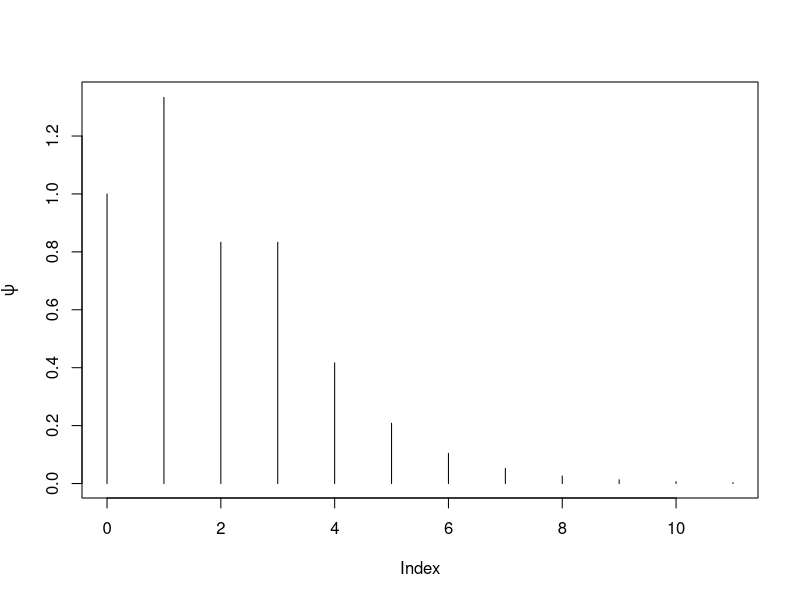
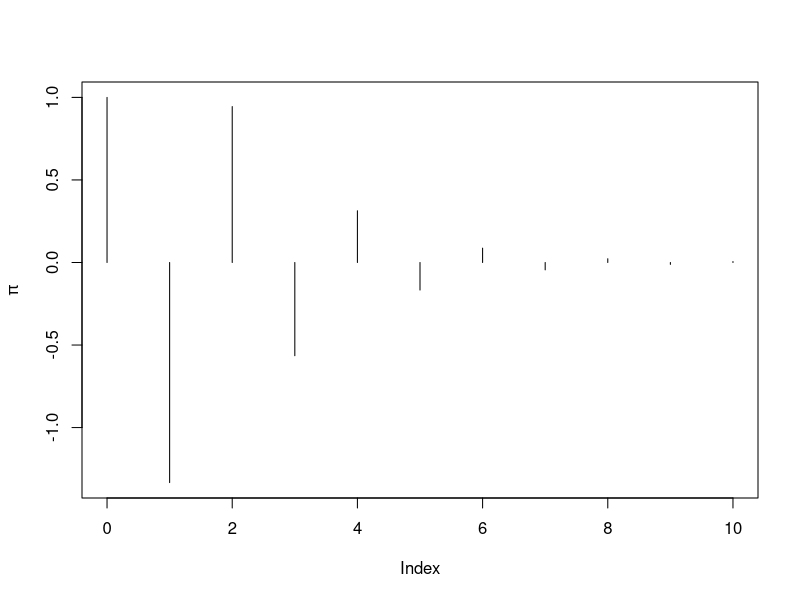

Recreate these plots in R, in order.
## ---- chunk 1
knitr::opts_knit$set(root.dir = 'C:/Users/neide/Documents/GitHub/BEwebinar/Data')
## ---- chunk 2
psi <- c(1,4/3,5/6,(10/3)*(1/2)^seq(2,10))
plot(ts(psi,start=0),type="h",xlab="Index",ylab=expression(psi))
## ---- chunk 3
pi <- c(1,-4/3)
for(j in 2:10)
{
  pi <- c(pi,(-5/6)*pi[j]+(-1/6)*pi[j-1])
}
plot(ts(pi,start=0),type="h",xlab="Index",ylab=expression(pi))
